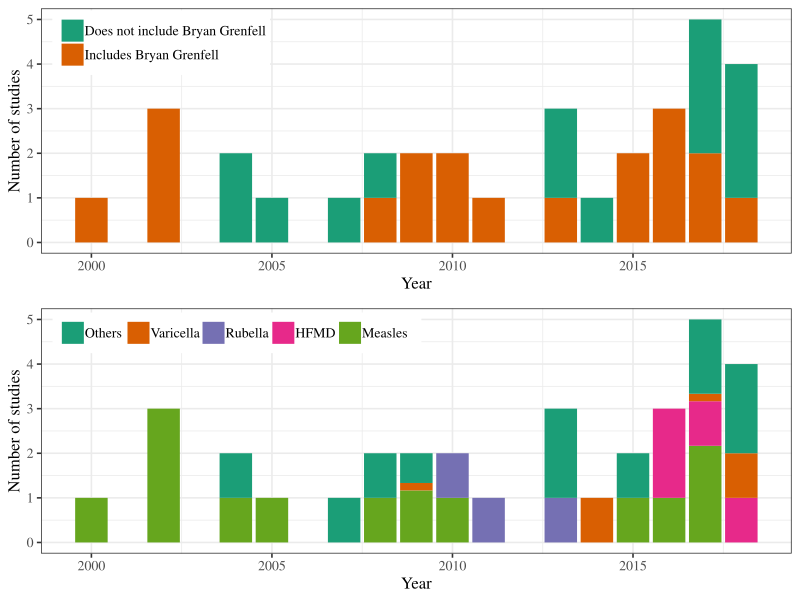

Recreate this plot in R.
library(dplyr)
library(gridExtra)
library(ggplot2); theme_set(theme_bw(base_size = 12,
									 base_family = "Times"))

if (.Platform$OS.type=="windows") {
	windowsFonts(Times=windowsFont("Times"))
} 

## use Dark2 rather than Set1 because colour #6 of Set1 is yellow (ugh/too light)
scale_colour_discrete <- function(...,palette="Dark2") scale_colour_brewer(...,palette=palette)
scale_fill_discrete <- function(...,palette="Dark2") scale_fill_brewer(...,palette=palette)

source("../tsir_track/tsir_track_data.R")

ttd <- tsir_track_list %>%
	bind_rows(.id="citation")

ttdg <- ttd %>%
	group_by(citation) %>%
	summarize(
		year=mean(year),
		grenfell=any(author=="Grenfell")
	) %>%
	mutate(
		grenfell=ifelse(grenfell, "Includes Bryan Grenfell", "Does not include Bryan Grenfell")
	)

ttds <- ttd %>%
	group_by(citation, disease) %>%
	summarize(
		year=mean(year)
	) %>%
	mutate(
		weight=1/length(unique(disease))
	)

ttds_disease <- ttds %>%
	group_by(disease) %>%
	mutate(n=sum(weight)) %>%
	ungroup %>%
	mutate(disease=ifelse(n <= 2, "Others", disease),
		   disease=factor(disease, levels=c("Others", "Varicella", "Rubella", "HFMD", "Measles"))) 

g1 <- ggplot(ttdg) +
	geom_bar(aes(year, fill=grenfell)) +
	scale_x_continuous("Year") +
	scale_y_continuous("Number of studies") +
	theme(
		legend.title = element_blank(),
		legend.position = c(0.16, 0.86)
	)

g2 <- ggplot(ttds_disease) + 
	geom_bar(aes(year, fill=disease, weight=weight, group=interaction(year, disease))) +
	scale_x_continuous("Year") +
	scale_y_continuous("Number of studies") +
	theme(
		legend.title = element_blank(),
		legend.position = c(0.261, 0.9),
		legend.direction = "horizontal",
		legend.text = element_text(margin = margin(r = 3, unit = "pt"))
	)

gtot <- arrangeGrob(g1, g2, ncol=1)

ggsave("tsir_track_fig.pdf", gtot, width=8, height=6)
